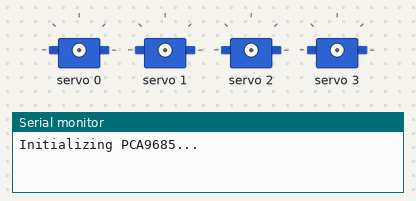
Simulated run of this sketch. Board: Arduino Uno, built with avr-gcc and run on an emulated ATmega328P. Shown: 4 × servo, the last lines printed to the serial monitor.

Above: at 0.1 s.
At 5.2 s:
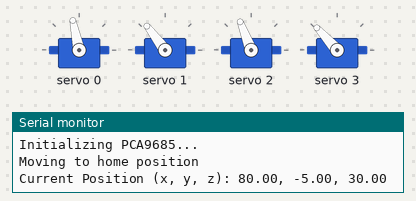
At 6.7 s:
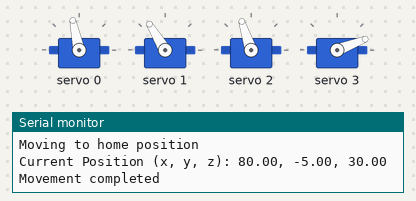
At 10.4 s:
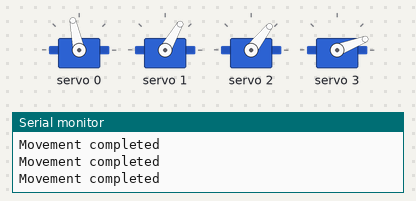
At 12.5 s:
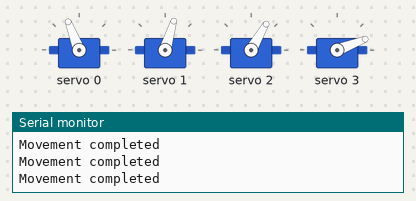
At 14.7 s:
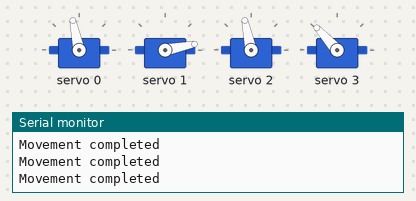
Timing chart, 0 to 16.2 s (numbered marks = the images above):
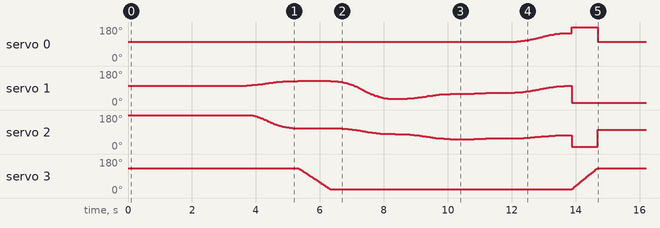

The sketch:

Pick_and_PLace.ino
```cpp
/*
    Pick and place with PCA9685 - Smooth Movement Edition
    Enhanced for smoother servo movements
*/

#include <math.h>
#include <Arduino.h>
#include <Wire.h>
#include <Adafruit_PWMServoDriver.h>

#define square(x) ((x)*(x))
#define cube(x) ((x)*(x)*(x))

// PCA9685 I2C address (default is 0x40)
#define PCA9685_ADDR 0x40

// Servo pin assignments
#define BASE_PIN 0
#define SHOULDER_PIN 1
#define ELBOW_PIN 2
#define END_EFFECTOR_PIN 3

#define SERVO_MIN_POS 0
#define SERVO_MAX_POS 180

#define MIN_PWM 135
#define MAX_PWM 520
#define FREQUENCY 50

#define BASE_OFFSET 0
#define SHOULDER_OFFSET 0
#define ELBOW_OFFSET 0
#define END_EFFECTOR_OFFSET 0

#define JOINTS 3

// Movement parameters
#define DEFAULT_SPEED 0.8     // 0.0 to 1.0 (slower to faster)
#define ACCELERATION_STEPS 20 // Number of steps for acceleration/deceleration
#define MIN_UPDATE_INTERVAL 10 // Minimum time between servo updates (ms)

Adafruit_PWMServoDriver pwm = Adafruit_PWMServoDriver(PCA9685_ADDR);

typedef struct {
    uint8_t pin;
    int offset;
    int min_pos;
    int max_pos;
} RobotServo_t;

typedef struct {
    double a;
    double b;
    double c;
    double d;
} CubicPol_t;

typedef struct {
    double l0;
    double h1;
    double l1;
    double l2;
    double l3;
    double l3I;
    double l3O;
    double l4;
    double l5;
    double d5;
} RobotParams_t;

typedef struct {
    double x;
    double y;
    double z;
} RobotPosition_t;

double q_current[JOINTS] = {0, 0, 0};
double q_target[JOINTS] = {0, 0, 0};

RobotPosition_t currentPos = {0, 0, 0};
RobotPosition_t homePos = {0, 0, 0};

RobotServo_t robotServos[JOINTS] = {{BASE_PIN, BASE_OFFSET, SERVO_MIN_POS, SERVO_MAX_POS},
                                    {SHOULDER_PIN, SHOULDER_OFFSET, SERVO_MIN_POS, SERVO_MAX_POS},
                                    {ELBOW_PIN, ELBOW_OFFSET, SERVO_MIN_POS, SERVO_MAX_POS}};

RobotServo_t endEffector = {END_EFFECTOR_PIN, END_EFFECTOR_OFFSET, SERVO_MIN_POS, SERVO_MAX_POS};

// Updated robot parameters with 2cm height from ground
RobotParams_t params = {0, 30, 15, 80, 80, 35, 35, 80, 65, 5};

// Home configuration with elbow inverted (180 to 0)
double q_home[JOINTS] = {90, 90, 180};
int end_effector_angle = 120;

void setup() {
    Serial.begin(115200);
    Serial.println("Initializing PCA9685...");

    pwm.begin();
    pwm.setPWMFreq(FREQUENCY);
    delay(1000);

    // Moves all servos to home position smoothly
    for(int i=0; i<JOINTS; i++) {
        q_current[i] = q_home[i];
        writeServo(robotServos[i], (int)q_current[i]);
        delay(100); // Small delay between servo initialization
    }
    writeServo(endEffector, end_effector_angle);
    forwardKin(q_current, params, &currentPos);

    homePos.x = currentPos.x;
    homePos.y = currentPos.y;
    homePos.z = currentPos.z;

    Serial.println("Moving to home position");
    delay(2000);

    printPos();

    // Example positions - adjust these as needed for your application
    RobotPosition_t pos1 = {140, -5, 144};
    RobotPosition_t pos2 = {140, -5, 30};
    RobotPosition_t pos3 = {200, -5, 30};
    RobotPosition_t pos4 = {200, -5, 40};
    RobotPosition_t pos5 = {140, 140, 100};
    RobotPosition_t pos6 = {0, 300, 200};

    // Execute movements with smoother transitions
    smoothMoveL(pos1, 2.0);
    end_effector_grab();
    smoothMoveL(pos2, 2.0);
    smoothMoveL(pos3, 2.0);
    smoothMoveL(pos4, 1.5);
    smoothMoveL(pos5, 2.0);
    smoothMoveL(pos6, 2.5);
    end_effector_release();
    smoothMoveL(homePos, 2.5);

    delay(2000);
    // Detaches all servos
    for(int i=0; i<JOINTS; i++)
        detachServo(robotServos[i]);
    detachServo(endEffector);

    Serial.println("Detached Servos");
}

void loop() {}

// New smoother movement implementation
void smoothMoveL(const RobotPosition_t &target, float duration) {
    RobotPosition_t startPos = currentPos;
    double startAngles[JOINTS];
    double targetAngles[JOINTS];

    // Get current angles
    for(int i=0; i<JOINTS; i++) {
        startAngles[i] = q_current[i];
    }

    // Calculate target angles
    inverseKin(target, params, targetAngles);
    targetAngles[2] = 180 - targetAngles[2]; // Invert elbow angle

    // Calculate total distance for each joint
    double distances[JOINTS];
    double maxDistance = 0;
    for(int i=0; i<JOINTS; i++) {
        distances[i] = abs(targetAngles[i] - startAngles[i]);
        if(distances[i] > maxDistance) {
            maxDistance = distances[i];
        }
    }

    // Adjust duration based on the maximum movement distance
    duration = max(duration, maxDistance / (180.0 * DEFAULT_SPEED));

    unsigned long startTime = millis();
    unsigned long endTime = startTime + (duration * 1000);
    unsigned long now = millis();

    while(now < endTime) {
        float progress = (float)(now - startTime) / (duration * 1000);

        // Apply easing function (cubic ease-in-out)
        if (progress < 0.5) {
            progress = 2 * square(progress);
        } else {
            progress = -1 + (4 - 2 * progress) * progress;
        }

        // Calculate intermediate angles
        for(int i=0; i<JOINTS; i++) {
            double angle = startAngles[i] + progress * (targetAngles[i] - startAngles[i]);
            writeServo(robotServos[i], angle);
            q_current[i] = angle;
        }

        // Update current position for debugging
        forwardKin(q_current, params, &currentPos);

        // Wait for next update
        delay(MIN_UPDATE_INTERVAL);
        now = millis();
    }

    // Ensure final position is exactly the target
    for(int i=0; i<JOINTS; i++) {
        writeServo(robotServos[i], targetAngles[i]);
        q_current[i] = targetAngles[i];
    }

    forwardKin(q_current, params, &currentPos);
    Serial.println("Movement completed");
}

// Rest of your existing functions remain the same (forwardKin, inverseKin, etc.)
// [Previous implementations of forwardKin, inverseKin, writeServo, detachServo, dist, printPos, etc.]

void forwardKin(const double q[JOINTS], const RobotParams_t &params, RobotPosition_t *target)
{
    double q1 = q[0]*PI/180;
    double q2 = (180 - q[2])*PI/180; // Invert elbow angle for calculations
    double q3 = q[1]*PI/180;

    double phi = q3 + q2 - PI/2;
    double f = sqrt(square(params.l3I) + square(params.l2) - 2*params.l3I*params.l2*cos(phi));

    double mu = acos( (square(f) + square(params.l3O) - square(params.l4)) / (2*params.l3O*f) );
    double q30 = asin(params.l3I*sin(phi) / f) + mu;

    double r = -params.l2 * cos(q2) - params.l3 * cos(q2+q30);

    target->x = params.l0 + (r+params.l1+params.l5)*sin(q1) - params.d5*cos(q1);
    target->y = -(r+params.l1+params.l5)*cos(q1) - params.d5*sin(q1);
    target->z = params.h1 + params.l2*sin(q2) + params.l3*sin(q2+q30);
}

void inverseKin(const RobotPosition_t &target, const RobotParams_t &params, double *q)
{
    // Step 1
    double q1 = atan2(target.x-params.l0, -target.y);
    q1 += asin( params.d5 / sqrt(square((target.x-params.l0)) + square(target.y)) );

    double pwx = target.x - params.l5 * sin(q1) - params.l0;
    double pwy = target.y + params.l5 * cos(q1);
    double pwz = target.z;

    // Step 2
    double r = sqrt(square(pwx) + square(pwy)) - params.l1;
    double ze = pwz - params.h1;
    double alpha = atan2(ze, r);
    double s = sqrt(square(r) + square(ze));

    double q30 = PI - acos((square(params.l3) + square(params.l2) - square(s)) / (2*params.l2*params.l3) );

    double q2 = PI - alpha - acos((square(s) + square(params.l2) - square(params.l3)) / (2*s*params.l2) );

    // Step 3
    double e = sqrt(square(params.l3O) + square(params.l2) - 2*params.l2*params.l3O*cos(q30) );

    double psi = asin(params.l3O * sin(q30) / e);
    double phi = acos((square(e) + square(params.l3I) - square(params.l4)) / (2*e*params.l3I));

    double q3 = psi + phi + PI/2 - q2;

    q[0] = round(q1 * 180 / PI);
    q[1] = round(q3 * 180 / PI);
    q[2] = round(q2 * 180 / PI); // This will be inverted in moveL function
}

void moveJ(const RobotServo_t robotServos[JOINTS], const double q0[JOINTS], const RobotPosition_t target, const float T, const RobotParams_t &params)
{
    inverseKin(target, params, q_target);
    moveAbsJ(robotServos, q0, q_target, T);

    for(int j=0; j<JOINTS; j++)
        q_current[j] = q_target[j];
}

void moveAbsJ(const RobotServo_t robotServos[JOINTS], const double q0[JOINTS], const double qT[JOINTS], double T)
{
    CubicPol_t robot_pol[JOINTS] = {{0.0, 0.0, 0.0, 0.0},
                                    {0.0, 0.0, 0.0, 0.0},
                                    {0.0, 0.0, 0.0, 0.0}};

    double angle[JOINTS] = {0.0, 0.0, 0.0};

    for(int i=0; i<JOINTS; i++)
        computePol(robot_pol[i], q0[i], qT[i], T);

    unsigned long time_ms = 0;
    unsigned long base_time = millis();

    while(1)
    {
        time_ms = millis() - base_time;
for(int i=0; i<JOINTS; i++)
        {
            angle[i] = evaluatePol(robot_pol[i], time_ms);
            writeServo(robotServos[i], angle[i]);
        }

        if (time_ms>1000)
            break;

        delay(20);
    }
}

void computePol(CubicPol_t &pol, int q0, int qT, double T)
{
    pol.a = (-2.0*(qT-q0)) / (cube(T));
    pol.b = (3.0*(qT-q0)) / (square(T));
    pol.c = 0.0;
    pol.d = 1.0 * q0;
}

void computePol(CubicPol_t &pol, RobotPosition_t p0, RobotPosition_t pT, double T)
{
    pol.a = -2.0*dist(p0, pT) / (cube(T));
    pol.b = 3*dist(p0, pT) / (square(T));
    pol.c = 0;
    pol.d = 0;
}

double evaluatePol(CubicPol_t &pol, unsigned long time_ms)
{
    double t = (1.0 * time_ms) / 1000;
    return pol.a * (cube(t)) + pol.b * (square(t)) + pol.c * t + pol.d;
}

void writeServo(const RobotServo_t &servo, int angle)
{
    int pulse_width;
    angle = constrain(angle, servo.min_pos, servo.max_pos);
    pulse_width = map(angle+servo.offset, 0, 180, MIN_PWM, MAX_PWM);
    pwm.setPWM(servo.pin, 0, pulse_width);
}

void detachServo(RobotServo_t &servo)
{
    pwm.setPWM(servo.pin, 0, 0);
}

double dist(RobotPosition_t p1, RobotPosition_t p2)
{
    return sqrt(square(p1.x-p2.x) + square(p1.y-p2.y) + square(p1.z-p2.z));
}

void printPos()
{
    Serial.print("Current Position (x, y, z): ");
    Serial.print(currentPos.x);
    Serial.print(", ");
    Serial.print(currentPos.y);
    Serial.print(", ");
    Serial.println(currentPos.z);
}

void end_effector_grab() {
    int startAngle = end_effector_angle;
    int targetAngle = 10;
    unsigned long duration = 1000; // 1 second for grab

    unsigned long startTime = millis();
    unsigned long endTime = startTime + duration;
    unsigned long now = millis();

    while(now < endTime) {
        float progress = (float)(now - startTime) / duration;
        end_effector_angle = startAngle + progress * (targetAngle - startAngle);
        writeServo(endEffector, end_effector_angle);
        delay(20);
        now = millis();
    }

    end_effector_angle = targetAngle;
    writeServo(endEffector, end_effector_angle);
}

void end_effector_release() {
    int startAngle = end_effector_angle;
    int targetAngle = 120;
    unsigned long duration = 800; // 0.8 second for release

    unsigned long startTime = millis();
    unsigned long endTime = startTime + duration;
    unsigned long now = millis();

    while(now < endTime) {
        float progress = (float)(now - startTime) / duration;
        end_effector_angle = startAngle + progress * (targetAngle - startAngle);
        writeServo(endEffector, end_effector_angle);
        delay(20);
        now = millis();
    }

    end_effector_angle = targetAngle;
    writeServo(endEffector, end_effector_angle);
}
```
